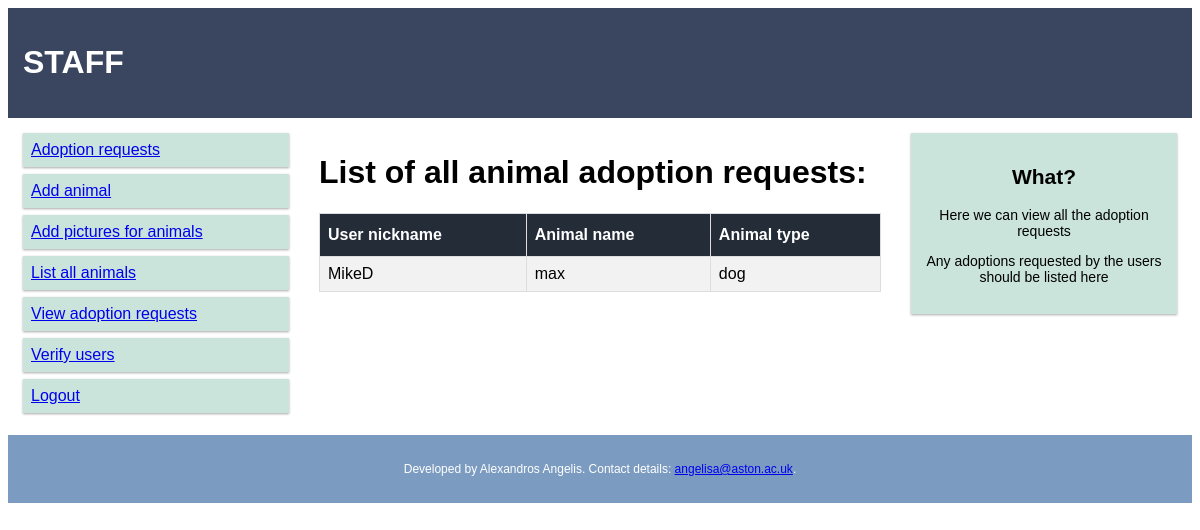
The app's page /staff_view_requests.php (signed in) with its own data.
### tables this page shows
CREATE TABLE `user` (
  `id` int(11) NOT NULL,
  `username` text NOT NULL,
  `password` text NOT NULL,
  `nickname` text NOT NULL,
  `date_of_birth` date NOT NULL,
  `block` int(11) NOT NULL,
  `email` text NOT NULL,
  `telephone` text NOT NULL,
  `verified` tinyint(1) NOT NULL
);

CREATE TABLE `animal` (
  `id` int(11) NOT NULL,
  `name` text NOT NULL,
  `date_of_birth` date NOT NULL,
  `description` varchar(200) NOT NULL,
  `availability` int(11) NOT NULL,
  `registrar_id` int(11) NOT NULL,
  `validator_id` int(11) NOT NULL,
  `type` int(11) NOT NULL,
  `gender` int(11) NOT NULL,
  `vaccinated` int(11) NOT NULL
);

CREATE TABLE `animal_type` (
  `id` int(11) NOT NULL,
  `type` mediumtext NOT NULL
);

### staff_view_requests_php.php (the view)
    <h1>List of all animal adoption requests:</h1>
    <table  id="customers">
	<tr>
	<th><strong>User nickname</strong></th>
	<th><strong>Animal name</strong></th>
	<th><strong>Animal type</strong></th>
	</tr>
<?php
$query = 'SELECT u.nickname, a.name, t.type, ar.id_user, ar.id_animal ';
$query = $query.'FROM user u, animal a, animal_requests ar, animal_type t ';
$query = $query.'WHERE u.id = ar.id_user AND a.id = ar.id_animal AND t.id = a.type';
$rows = $db->query($query);
foreach ($rows as $row)
{
?>
	<tr>
	<td><?= $row["nickname"] ?></td>
	<td><?= $row["name"] ?></td>
	<td><?= $row["type"] ?></td>
	</tr>
<?php
}
?>
		</table>

### mystyle.css (style rules this page uses)
* { box-sizing: border-box; }
html { font-family: "Lucida Sans", sans-serif; }
#customers { font-family: "Trebuchet MS", Arial, Helvetica, sans-serif; border-collapse: collapse; width: 100%; }
#customers td, #customers th { border: 1px solid #ddd; padding: 8px; }
#customers tr:nth-child(even) { background-color: #f2f2f2; }
#customers th { padding-top: 12px; padding-bottom: 12px; text-align: left; background-color: #232C37; color: white; }

### records on screen
user: nickname "MikeD", animal.name "max", animal_type.type "dog"

### other values on screen
$var4 "What?"
$var5 "Here we can view all the adoption requests"
$var6 "Any adoptions requested by the users should be listed here"
